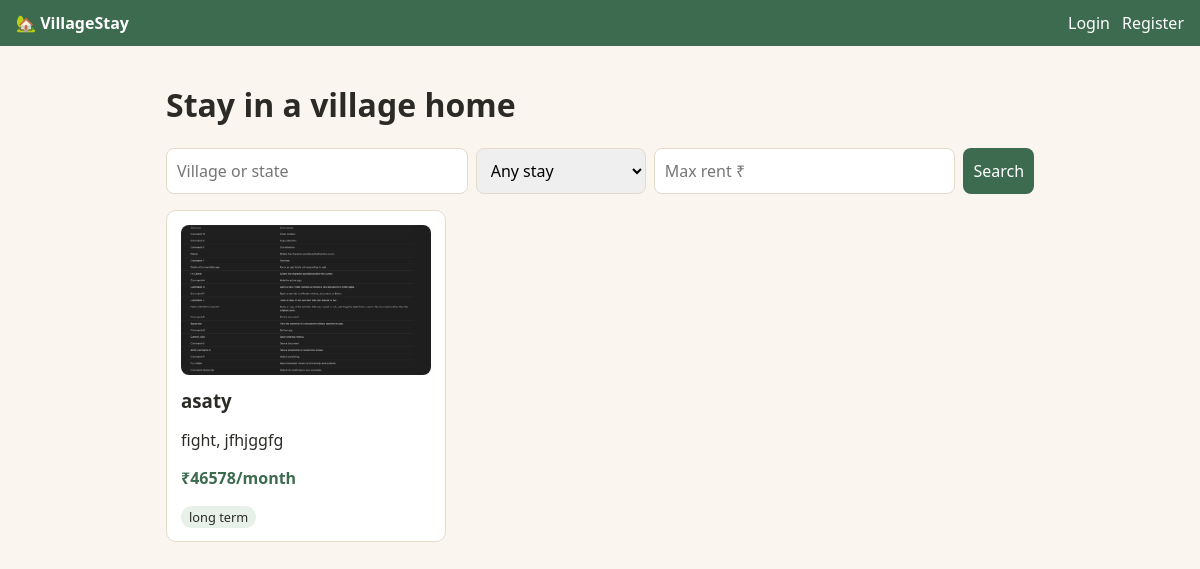
The page / on the database its author committed.
### tables this page shows
CREATE TABLE properties (
  id INTEGER PRIMARY KEY AUTOINCREMENT,
  owner_id INTEGER NOT NULL REFERENCES users(id),
  title TEXT NOT NULL,
  village TEXT NOT NULL,
  state TEXT NOT NULL,
  description TEXT,
  rent INTEGER NOT NULL,
  stay_type TEXT NOT NULL CHECK (stay_type IN ('experience','long_term')),
  caretaker INTEGER NOT NULL DEFAULT 0,
  image TEXT,
  verified INTEGER NOT NULL DEFAULT 0,
  status TEXT NOT NULL DEFAULT 'available'
);

### app.py (the view)
@app.route("/")
def index():
    q = request.args.get("q", "").strip()
    stay_type = request.args.get("stay_type", "")
    max_rent = request.args.get("max_rent", "").strip()
    sql, args = LIST_SQL + " WHERE p.status='available'", []
    if q:
        sql += " AND (p.village LIKE ? OR p.state LIKE ?)"
        args += [f"%{q}%", f"%{q}%"]
    if stay_type in ("experience", "long_term"):
        sql += " AND p.stay_type=?"
        args.append(stay_type)
    if max_rent.isdigit():
        sql += " AND p.rent<=?"
        args.append(int(max_rent))
    props = get_db().execute(sql + " ORDER BY p.verified DESC, p.id DESC", args).fetchall()
    return render_template("index.html", properties=props, q=q, stay_type=stay_type,
                           max_rent=max_rent, heading="Stay in a village home")

### app.py (called while the page is built)
def get_db():
    if "db" not in g:
        g.db = sqlite3.connect(DB)
        g.db.row_factory = sqlite3.Row
    return g.db

### templates/index.html (shortened to what this page needs)
{% extends "base.html" %}
{% block content %}
<h1>{{ heading }}</h1>
{% if not saved %}
<form class="search" method="get">
  <input name="q" placeholder="Village or state" value="{{ q }}">
  <select name="stay_type">
    <option value="">Any stay</option>
  </select>
  <input name="max_rent" type="number" min="1" placeholder="Max rent ₹" value="{{ max_rent }}">
  <button>Search</button>
</form>
{% endif %}
<div class="grid">
{% for p in properties %}
  <a class="card" href="{{ url_for('property_detail', pid=p.id) }}">
    {% if p.image %}<img src="{{ url_for('static', filename='uploads/' + p.image) }}" alt="">{% endif %}
    <h3>{{ p.title }}{% if p.verified %} <span class="tag ok">✔ verified</span>{% endif %}</h3>
    <p>{{ p.village }}, {{ p.state }}</p>
    <p class="price">₹{{ p.rent }}/month{% if p.avg_rating %} · ⭐ {{ p.avg_rating }}{% endif %}</p>
    <span class="tag">{{ p.stay_type.replace('_', ' ') }}</span>
  </a>
{% else %}<p>No homes found.</p>{% endfor %}
</div>
{% endblock %}

### static/style.css (style rules this page uses)
:root { --bg:#faf6ef;--ink:#2b2a26;--green:#3d6b4f;--card:#fff;--line:#e4dccb }
* { box-sizing:border-box }
body { margin:0;font-family:system-ui,sans-serif;background:var(--bg);color:var(--ink) }
.grid { display:grid;grid-template-columns:repeat(auto-fill,minmax(240px,1fr));gap:14px }
.card,.box { background:var(--card);border:1px solid var(--line);border-radius:10px;padding:14px;color:inherit;text-decoration:none }
.card h3 { margin:0 0 6px }
.price { font-weight:700;color:var(--green) }
.tag { background:#e7f0e9;padding:2px 8px;border-radius:99px;font-size:.8rem }
input,select,textarea,button { font:inherit;padding:10px;border:1px solid var(--line);border-radius:8px }
button { background:var(--green);color:#fff;border:0;cursor:pointer }
.search { display:flex;flex-wrap:wrap;gap:8px;margin-bottom:16px }
.search input { flex:1;min-width:160px }
.card img,.hero { width:100%;height:150px;object-fit:cover;border-radius:8px;margin-bottom:8px }

### rows shown on the page
properties: image (picture), title "asaty", village "fight", state "jfhjggfg", rent "46578", stay_type.replace "long term"

### other values the page prints
{{ heading }} "Stay in a village home"
